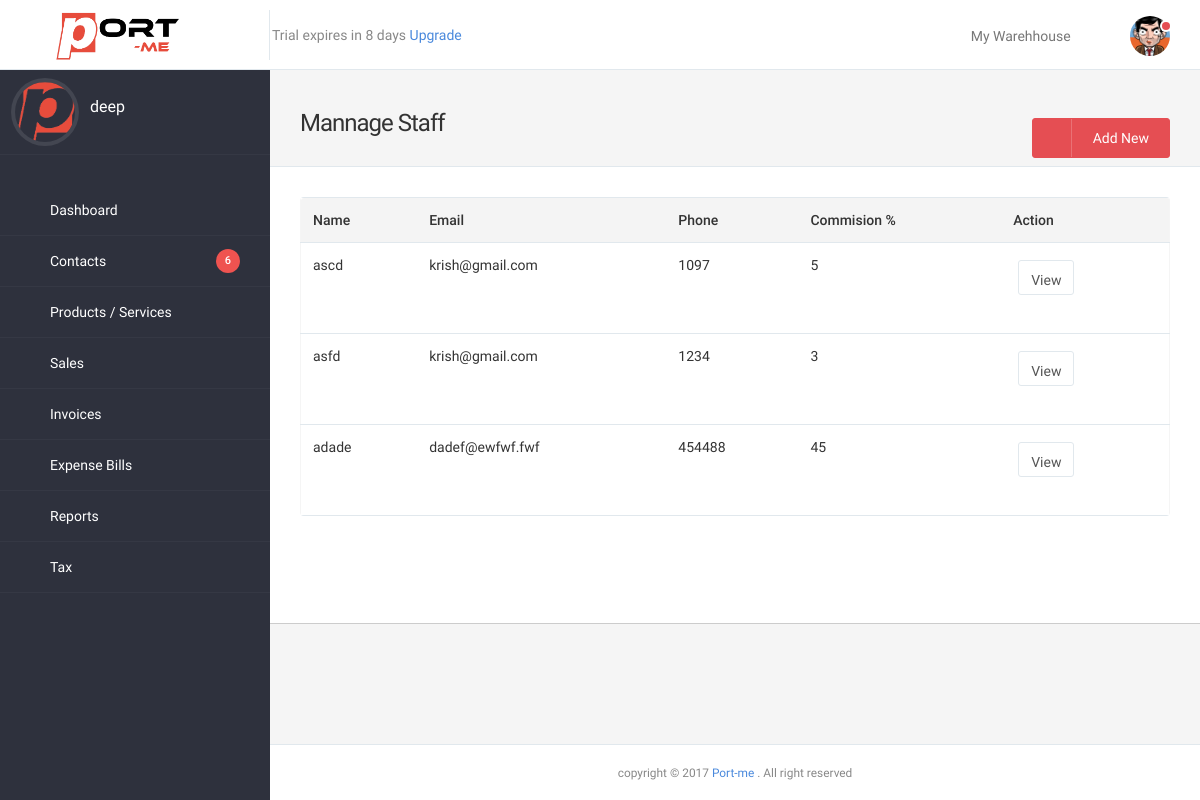
The page /staff.php (signed in) on the database its author committed.
### tables this page shows
CREATE TABLE IF NOT EXISTS `users` (
  `user_id` int(255) NOT NULL AUTO_INCREMENT,
  `logo_image` varchar(255) NOT NULL,
  `username` varchar(255) NOT NULL,
  `email` varchar(255) NOT NULL,
  `business_name` varchar(255) NOT NULL,
  `type_business` varchar(255) NOT NULL,
  `password` varchar(255) NOT NULL,
  `phone` varchar(255) NOT NULL,
  `country` varchar(255) NOT NULL,
  `status` enum('active','pending','cancel') NOT NULL,
  `date` varchar(255) NOT NULL,
  `subscription_package` varchar(255) NOT NULL,
  `subscription_expdate` varchar(255) NOT NULL,
  `subscription_price` varchar(255) NOT NULL,
  `pan` varchar(255) NOT NULL,
  `adhaar` varchar(255) NOT NULL,
  `business` varchar(255) NOT NULL,
  `street` longtext NOT NULL,
  `city` varchar(255) NOT NULL,
  `state` varchar(255) NOT NULL,
  `zip` varchar(255) NOT NULL,
  PRIMARY KEY (`user_id`)
);

CREATE TABLE IF NOT EXISTS `staff_details` (
  `staff_id` int(255) NOT NULL AUTO_INCREMENT,
  `name` varchar(255) NOT NULL,
  `email` varchar(255) NOT NULL,
  `phone` int(255) NOT NULL,
  `commision` int(255) NOT NULL,
  `document` varchar(255) NOT NULL,
  `street` varchar(255) NOT NULL,
  `city` varchar(255) NOT NULL,
  `state` varchar(255) NOT NULL,
  `zip` int(255) NOT NULL,
  `business_id` int(255) NOT NULL,
  PRIMARY KEY (`staff_id`)
);

### staff.php (the view, shortened to what this page needs)
<?php
include ("config.php");
$user_id = $_SESSION['user_id'];
$staff_info = mysqli_query ($mysqli,"select * from staff_details where business_id='".$user_id."'");
?>
<!DOCTYPE html>
<html lang=en>
<head>
	<?php include("metalinks.php");?>
</head>
<body>
	<div id="rs-wrapper">
		<?php
			include("header.php");
			include("sidebar.php");
		?>
		<article class="rs-content-wrapper">
			<div class="rs-content">
				<div class="rs-inner">
					<div class="rs-dashhead m-b-lg" style="background:#f5f5f5">
						<div class="rs-dashhead-content">
							<div class="rs-dashhead-titles">
								<h3 class="rs-dashhead-title m-t">
									Mannage Staff
								</h3>
							</div>
							<div class="rs-dashhead-toolbar">
								<button type="button" class="btn btn-success btn-wide rs-btn-icon block-on-mobile" onclick="window.location.href='add_staff.php'">
									<span class="gcon gcon-upload-to-cloud icon-btn"></span>
									Add New
								</button>
							</div>
						</div>
					</div>
					<div class="container-fluid">
						<div class="panel panel-plain panel-rounded table-responsive">
								<table class="table table-b-t table-b-b datatable-default rs-table table-default" style="border-right:1px solid #f5f5f5;border-left:1px solid #f5f5f5;">
									<thead>
							            <tr>
							                <th >Name</th>
							                <th >Email</th>
							                <th >Phone</th>
							                <th >Commision %</th>
											<th >Action</th>
							            </tr>
							        </thead>
							        <tbody>
							            <tr>
										<?php
										while ($fetch_staff_info = mysqli_fetch_array($staff_info))
										{
										?>
							                <td><?php echo $fetch_staff_info['name']?></td>
											<td><?php echo $fetch_staff_info['email']?></td>
							                <td><?php echo $fetch_staff_info['phone']?></td>
							                <td><?php echo $fetch_staff_info['commision']?></td>
											<td>
												<a href="view_staff.php?staff_id=<?php echo $fetch_staff_info['staff_id'];?>" class="btn btn-default" style="height:35px;margin:5px;"> View </a><br>
												<a href="edit_staff.php?staff_id=<?php echo $fetch_staff_info['staff_id'];?>" class="fa fa-pencil" style="height:10px;margin:5px;"></a>
												<a href="?delete_id=<?php echo $fetch_staff_info['staff_id'];?>" class="fa fa-trash" style="height:10px;margin:5px;"></a>
											</td>
							            </tr>
							           <?php
										}
										?>
							        </tbody>
								</table>
						</div>
					</div>
				</div>
			</div>
		</article>
	<?php include("footer.php");?>
</body>
</html>

### sidebar.php (shortened to what this page needs)
<?php
$page_name = BASENAME($_SERVER['PHP_SELF']);
$user_id = $_SESSION['user_id'];
$cu_info = mysqli_query($mysqli, "select * from users where user_id = '".$user_id."'");
$fetch_details = mysqli_fetch_array($cu_info);
?>
<aside class="rs-sidebar">
			<ul class="rs-sidebar-nav default-sidebar-nav">
				<li class="rs-user-sidebar">
					<a href="my_account.php">
						<img src="uploads/<?php echo $fetch_details['logo_image'];?>" alt="Avatar" class="avatar img-circle">
						<?php echo $fetch_details['username']; ?>
					</a>
				</li>
				<li class="menu-block-divider"></li>
				<li class="nav-item start <?php if($page_name == 'dashboard.php'){ ?>active open<?php } ?>">
					<a href="dashboard.php">
						<span class="gcon gcon-gauge rs-icon-menu"></span>Dashboard
					</a>
				</li>
				<li class="nav-item start <?php if($page_name == 'vendor.php' ||  $page_name == 'customer.php') { ?>active open<?php } ?>">
					<a href="javascript:void(0);">
						<span class="badge badge-danger">6</span>
						<span class="fa fa-address-book rs-icon-menu"></span>Contacts
					</a>
				</li>
				<li class="nav-item start <?php if($page_name == 'product_group.php' ||  $page_name == 'product.php') { ?>active open<?php } ?>">
					<a href="javascript:void(0);">
						<span class="fa fa-shopping-cart rs-icon-menu"></span>Products / Services
					</a>
				</li>
				<li class="nav-item start <?php if($page_name == 'view_sales_order.php'){ ?>active open<?php } ?>">
					<a href="sales_order.php">
						<span class="fa fa-usd rs-icon-menu"></span>Sales
					</a>
				</li>
				<li class="nav-item start <?php if($page_name == 'invoice.php') { ?>active open<?php } ?>">
					<a href="invoice.php">
						<span class="fa fa-file-pdf-o rs-icon-menu"></span>Invoices
					</a>
				</li>
				<li class="nav-item start <?php if($page_name == 'add_bill.php' ||  $page_name == 'view_bill.php') { ?>active open<?php } ?>">
					<a href="javascript:void(0);">
						<span class="fa fa-table rs-icon-menu"></span>Expense Bills
					</a>
				</li>
				<li class="nav-item start <?php if($page_name == 'reports.php') { ?>active open<?php } ?>">
					<a href="reports.php">
						<span class="fa fa-file-o rs-icon-menu"></span>Reports
					</a>
				</li>
				<li class="nav-item start <?php if($page_name == 'tax.php') { ?>active open<?php } ?>">
					<a href="tax.php">
						<span class="fa fa-balance-scale rs-icon-menu"></span>Tax
					</a>
				</li>
				<li class="menu-block-divider"></li>
			</ul>
		</aside>

### css/helper.css (style rules this page uses)
.m-t,.m-y { margin-top:10px!important }
.m-b-lg,.m-y-lg { margin-bottom:30px!important }

### metalinks.php (style rules this page uses)
.rs-content-wrapper { background:#fff; border-bottom:1px solid #CCC; }
.panel-rounded { border:0px; }

### rows shown on the page
users: logo_image (picture), username "deep"
staff_details: name "ascd", email "krish@gmail.com", phone "1097", commision "5", $fetch_staff_info['staff_id'] 1 (drawn)
staff_details: name "asfd", email "krish@gmail.com", phone "1234", commision "3"
staff_details: name "adade", email "dadef@ewfwf.fwf", phone "454488", commision "45"
